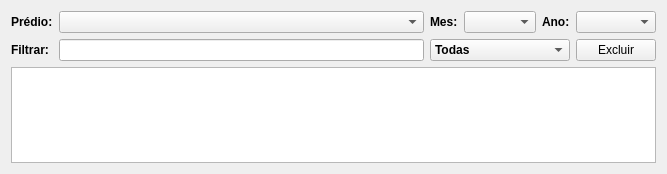
         <widget class="QWidget" name="retir">
          <property name="geometry">
           <rect>
            <x>0</x>
            <y>0</y>
            <width>667</width>
            <height>174</height>
           </rect>
          </property>
          <attribute name="icon">
           <iconset resource="logo.qrc">
            <normaloff>:/icon/ufpel.png</normaloff>:/icon/ufpel.png</iconset>
          </attribute>
          <attribute name="label">
           <string>Retiradas</string>
          </attribute>
          <layout class="QGridLayout" name="gridLayout_4">
           <item row="1" column="1">
            <widget class="QComboBox" name="comboBox"/>
           </item>
           <item row="1" column="3">
            <widget class="QComboBox" name="comboBox_3"/>
           </item>
           <item row="1" column="4">
            <widget class="QLabel" name="label_7">
             <property name="font">
              <font>
               <weight>75</weight>
               <bold>true</bold>
              </font>
             </property>
             <property name="text">
              <string>Ano:</string>
             </property>
            </widget>
           </item>
           <item row="1" column="2">
            <widget class="QLabel" name="label_8">
             <property name="font">
              <font>
               <weight>75</weight>
               <bold>true</bold>
              </font>
             </property>
             <property name="text">
              <string>Mes:</string>
             </property>
            </widget>
           </item>
           <item row="1" column="0">
            <widget class="QLabel" name="label_9">
             <property name="font">
              <font>
               <weight>75</weight>
               <bold>true</bold>
              </font>
             </property>
             <property name="text">
              <string>Prédio:</string>
             </property>
            </widget>
           </item>
           <item row="1" column="5">
            <widget class="QComboBox" name="comboBox_4"/>
           </item>
           <item row="4" column="0" colspan="6">
            <widget class="QTableWidget" name="table_retir">
             <property name="maximumSize">
              <size>
               <width>9999999</width>
               <height>999999</height>
              </size>
             </property>
             <property name="editTriggers">
              <set>QAbstractItemView::NoEditTriggers</set>
             </property>
             <property name="selectionMode">
              <enum>QAbstractItemView::MultiSelection</enum>
             </property>
             <property name="selectionBehavior">
              <enum>QAbstractItemView::SelectRows</enum>
             </property>
             <attribute name="horizontalHeaderCascadingSectionResizes">
              <bool>true</bool>
             </attribute>
             <attribute name="horizontalHeaderDefaultSectionSize">
              <number>200</number>
             </attribute>
             <attribute name="horizontalHeaderStretchLastSection">
              <bool>false</bool>
             </attribute>
             <attribute name="verticalHeaderVisible">
              <bool>false</bool>
             </attribute>
             <attribute name="verticalHeaderStretchLastSection">
              <bool>false</bool>
             </attribute>
            </widget>
           </item>
           <item row="3" column="5">
            <widget class="QPushButton" name="pushButton_4">
             <property name="text">
              <string>Excluir</string>
             </property>
            </widget>
           </item>
           <item row="3" column="2" colspan="3">
            <widget class="QComboBox" name="comboBox_2">
             <property name="font">
              <font>
               <weight>75</weight>
               <bold>true</bold>
              </font>
             </property>
             <item>
              <property name="text">
               <string>Todas</string>
              </property>
             </item>
             <item>
              <property name="text">
               <string>Em aberto</string>
              </property>
             </item>
             <item>
              <property name="text">
               <string>Encerradas</string>
              </property>
             </item>
            </widget>
           </item>
           <item row="3" column="0">
            <widget class="QLabel" name="label_10">
             <property name="font">
              <font>
               <weight>75</weight>
               <bold>true</bold>
              </font>
             </property>
             <property name="text">
              <string>Filtrar:</string>
             </property>
            </widget>
           </item>
           <item row="3" column="1">
            <widget class="QLineEdit" name="lineEdit_2"/>
           </item>
          </layout>
         </widget>
